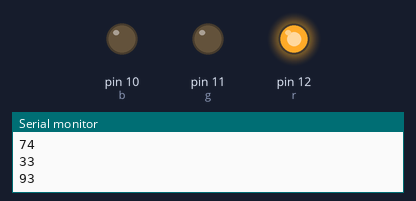
The sketch below on a simulated Arduino Uno, built with avr-gcc and run on an emulated ATmega328P. On the bench: output pins drawn as LEDs (lit = HIGH), the last lines printed to the serial monitor. Random numbers use the default seed unless the sketch sets one.

Above: at 5.81 s.
At 12.36 s:
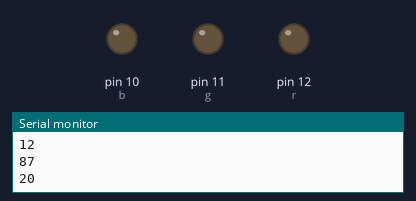
At 31.18 s:
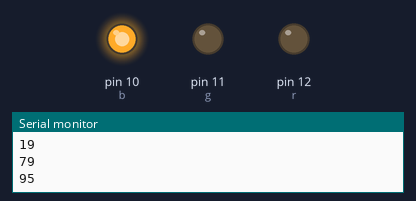
At 39.4 s:
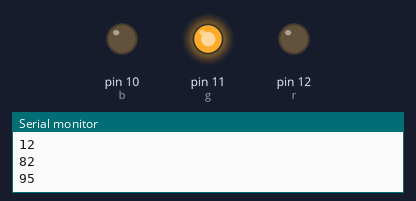
Timing chart, 0 to 40.0 s (numbered marks = the images above):
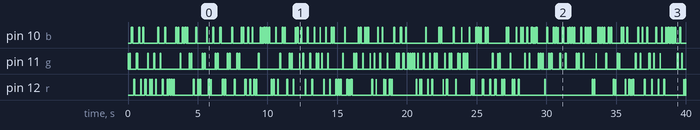

The sketch:

sketch_jan17a_led.ino
```cpp
int r=12;         // 빨강 12번
int g=11;         // 녹색 11번
int b=10;         // 파랑 10번

int sw1=8;        // 8번 스위치1
int sw2=9;        // 9번 스위치2

int randNum;
int randPin;

void led(int pinN, int onTime=1000, int offTime=1000);  // 핀번호, 켜져있는시간, 꺼져있는시간, 디폴트 값은 1000ms
void led_D(int pinN, int x=HIGH);

void setup(){
    Serial.begin(9600);
    pinMode(r, OUTPUT);
    pinMode(g, OUTPUT);
    pinMode(b, OUTPUT);
    pinMode(sw1, INPUT_PULLUP);
    randomSeed(analogRead(0));
}

void loop(){
  randNum=random(10, 100);    // 랜덤 켜저있는 시간(10~99)
  randPin=random(10, 13);     // 랜덤 핀 번호(10~12)
  Serial.println(randNum);
  led(randPin, randNum, 100);
  ledOff(randPin);
}

void led(int pinN, int onTime, int offTime){
  digitalWrite(pinN, HIGH);
  delay(onTime);
  digitalWrite(pinN, LOW);
  delay(offTime);
}

void led_D(int pinN, int x){
  digitalWrite(pinN, x);
  delay(1000);
}

void ledOff(int pinN){
  digitalWrite(pinN, LOW);
}
```
